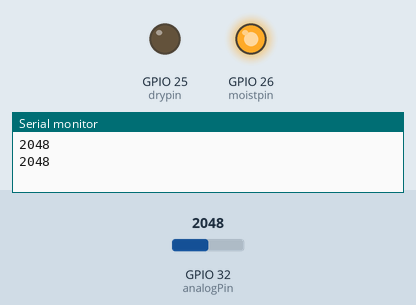
This sketch was run on a simulated ESP32. Shown: output pins drawn as LEDs (lit = HIGH), the last lines printed to the serial monitor. Dashed ring = blinking. Inputs (shaded band) come from the test bench; at power-on: GPIO 32 (analogPin) = 2048.

Above: at 1.8 s.
1.9 s: GPIO 32 (analogPin) set to 3969
3.4 s: GPIO 32 (analogPin) set to 4064
At 4.8 s:
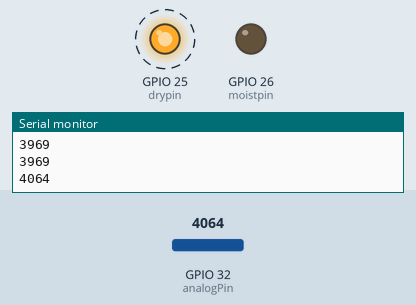
7.5 s: GPIO 32 (analogPin) set to 3960
At 8.3 s:
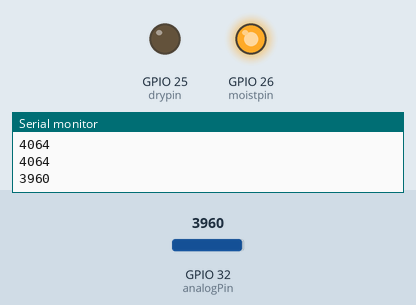
9.5 s: GPIO 32 (analogPin) set to 4040
At 11.8 s:
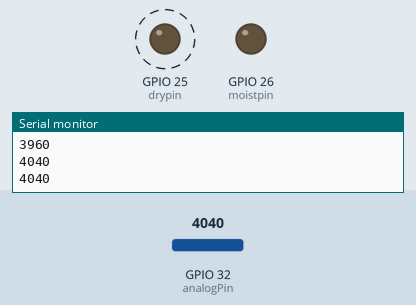
Timing chart, 0 to 14.6 s (numbered marks = the images above; inputs shaded):
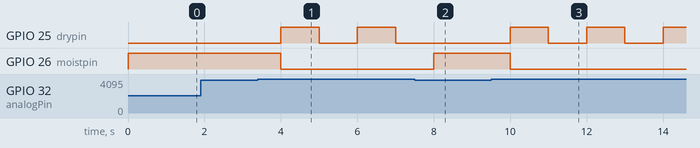

Measured:
- the behaviour switches between 4000 and 4001 on GPIO 32 (analogPin) (found by bisection; images 0 and 1)
- after the input at 3.4 s, GPIO 25 (drypin): alternates HIGH for 1.0 s and LOW for 1.0 s, starting after 0.60 s; GPIO 26 (moistpin): HIGH → LOW after 0.60 s
- after the input at 7.5 s, GPIO 25 (drypin): stays LOW (without the input it goes to HIGH after 0.50 s); GPIO 26 (moistpin): LOW → HIGH after 0.50 s
- after the input at 9.5 s, GPIO 25 (drypin): alternates HIGH for 1.0 s and LOW for 1.0 s, starting after 0.50 s; GPIO 26 (moistpin): HIGH → LOW after 0.50 s

The sketch:

blink-moist.ino
```cpp
const int analogPin = 32;
const int drypin = 25;
const int moistpin = 26;

int blinkStat = false;

void setup() {
  pinMode(drypin, OUTPUT);
  pinMode(moistpin, OUTPUT);
  Serial.begin(115200);  // monitor display
}

void toggleLED(int analogValue) {
  if (analogValue > 4000 && blinkStat == false) {
    digitalWrite(drypin, HIGH);
    blinkStat = true;
    digitalWrite(moistpin, LOW);

  } else if (analogValue > 4000 && blinkStat == true) {
    digitalWrite(drypin, LOW);
    blinkStat = false;
    digitalWrite(moistpin, LOW);

  } else {
    digitalWrite(moistpin, HIGH);
    digitalWrite(drypin, LOW);

  }
}

void loop() {
  int analogValue = analogRead(analogPin);  // read analogPin
  Serial.println(analogValue);  // show analogValue (0-4095)

  toggleLED(analogValue);

  delay(1000);  // delay(ms)
}
```
